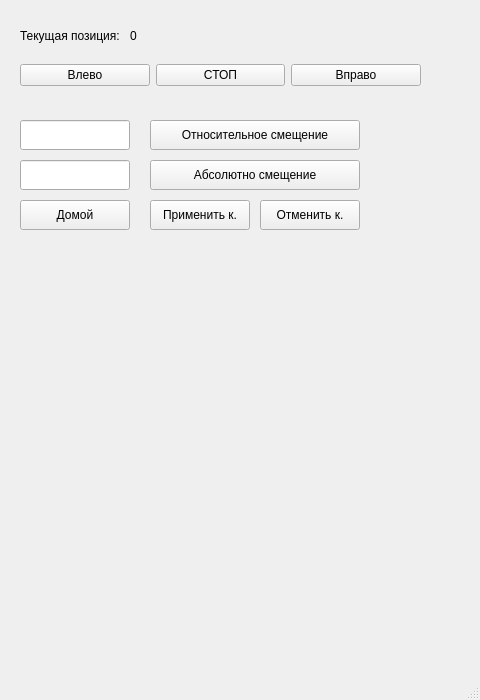
<?xml version="1.0" encoding="UTF-8"?>
<ui version="4.0">
 <class>MainWindow</class>
 <widget class="QMainWindow" name="MainWindow">
  <property name="geometry">
   <rect>
    <x>0</x>
    <y>0</y>
    <width>480</width>
    <height>700</height>
   </rect>
  </property>
  <property name="windowTitle">
   <string>MainWindow</string>
  </property>
  <widget class="QWidget" name="centralwidget">
   <widget class="QLabel" name="label">
    <property name="geometry">
     <rect>
      <x>20</x>
      <y>10</y>
      <width>111</width>
      <height>51</height>
     </rect>
    </property>
    <property name="text">
     <string>Текущая позиция:</string>
    </property>
   </widget>
   <widget class="QLabel" name="label_2">
    <property name="geometry">
     <rect>
      <x>130</x>
      <y>20</y>
      <width>201</width>
      <height>31</height>
     </rect>
    </property>
    <property name="text">
     <string>0</string>
    </property>
   </widget>
   <widget class="QWidget" name="horizontalLayoutWidget">
    <property name="geometry">
     <rect>
      <x>20</x>
      <y>60</y>
      <width>401</width>
      <height>31</height>
     </rect>
    </property>
    <layout class="QHBoxLayout" name="horizontalLayout">
     <item>
      <widget class="QPushButton" name="on_button_left">
       <property name="text">
        <string>Влево</string>
       </property>
      </widget>
     </item>
     <item>
      <widget class="QPushButton" name="on_button_stop">
       <property name="text">
        <string>СТОП</string>
       </property>
      </widget>
     </item>
     <item>
      <widget class="QPushButton" name="on_button_right">
       <property name="text">
        <string>Вправо</string>
       </property>
      </widget>
     </item>
    </layout>
   </widget>
   <widget class="QLineEdit" name="lineEdit">
    <property name="geometry">
     <rect>
      <x>20</x>
      <y>120</y>
      <width>110</width>
      <height>30</height>
     </rect>
    </property>
   </widget>
   <widget class="QLineEdit" name="lineEdit_2">
    <property name="geometry">
     <rect>
      <x>20</x>
      <y>160</y>
      <width>110</width>
      <height>30</height>
     </rect>
    </property>
   </widget>
   <widget class="QPushButton" name="on_go_home">
    <property name="geometry">
     <rect>
      <x>20</x>
      <y>200</y>
      <width>110</width>
      <height>30</height>
     </rect>
    </property>
    <property name="text">
     <string>Домой</string>
    </property>
   </widget>
   <widget class="QPushButton" name="on_run_relative_displacement">
    <property name="geometry">
     <rect>
      <x>150</x>
      <y>120</y>
      <width>210</width>
      <height>30</height>
     </rect>
    </property>
    <property name="text">
     <string>Относительное смещение</string>
    </property>
   </widget>
   <widget class="QPushButton" name="on_run_target_point">
    <property name="geometry">
     <rect>
      <x>150</x>
      <y>160</y>
      <width>210</width>
      <height>30</height>
     </rect>
    </property>
    <property name="text">
     <string>Абсолютно смещение</string>
    </property>
   </widget>
   <widget class="QPushButton" name="applyButton">
    <property name="geometry">
     <rect>
      <x>150</x>
      <y>200</y>
      <width>100</width>
      <height>30</height>
     </rect>
    </property>
    <property name="text">
     <string>Применить к.</string>
    </property>
   </widget>
   <widget class="QPushButton" name="cancelButton">
    <property name="geometry">
     <rect>
      <x>260</x>
      <y>200</y>
      <width>100</width>
      <height>30</height>
     </rect>
    </property>
    <property name="text">
     <string>Отменить к.</string>
    </property>
   </widget>
  </widget>
  <widget class="QMenuBar" name="menubar">
   <property name="geometry">
    <rect>
     <x>0</x>
     <y>0</y>
     <width>480</width>
     <height>23</height>
    </rect>
   </property>
  </widget>
  <widget class="QStatusBar" name="statusbar"/>
 </widget>
 <resources/>
 <connections/>
</ui>
